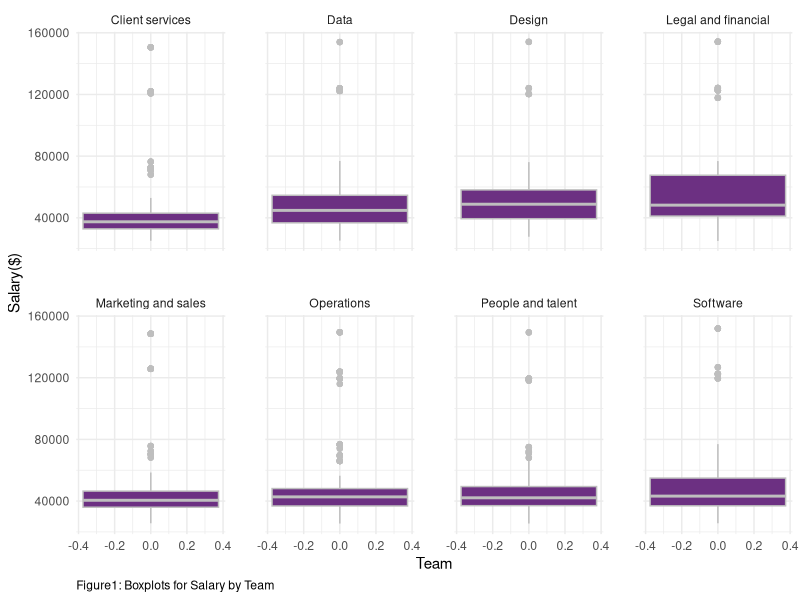
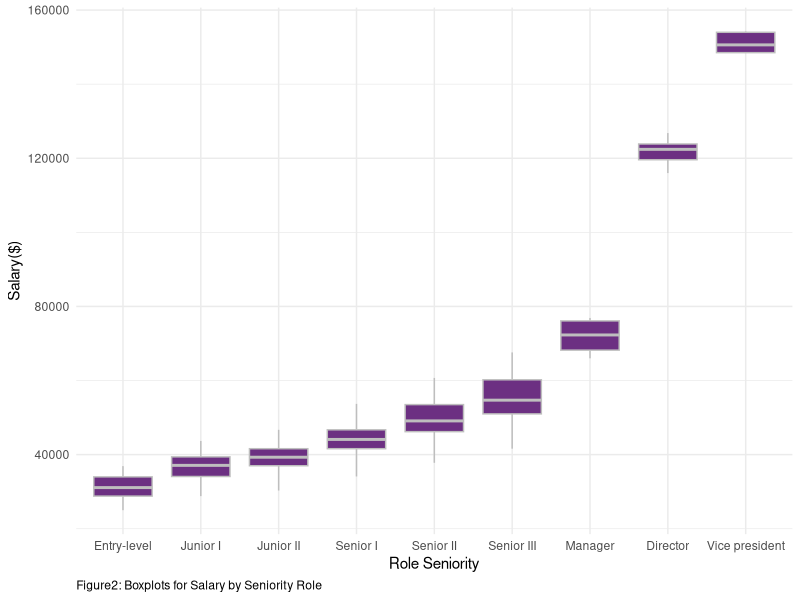
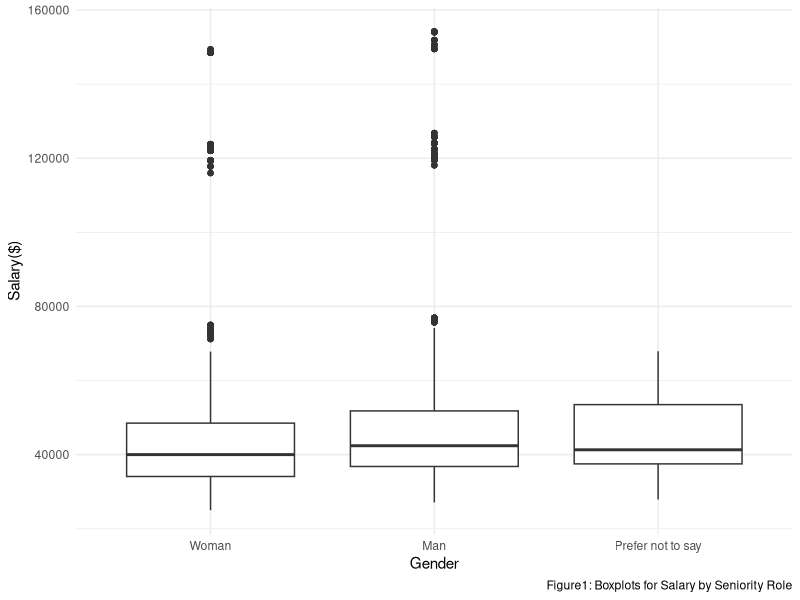
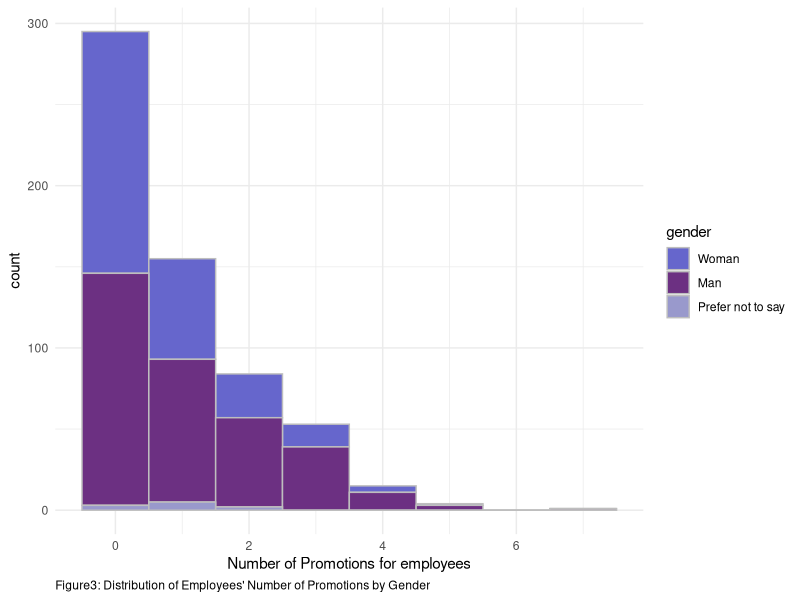
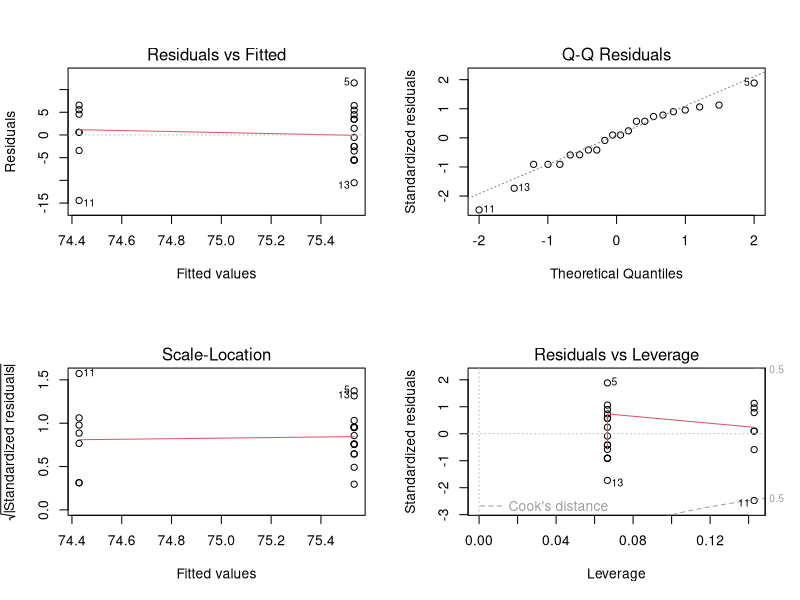
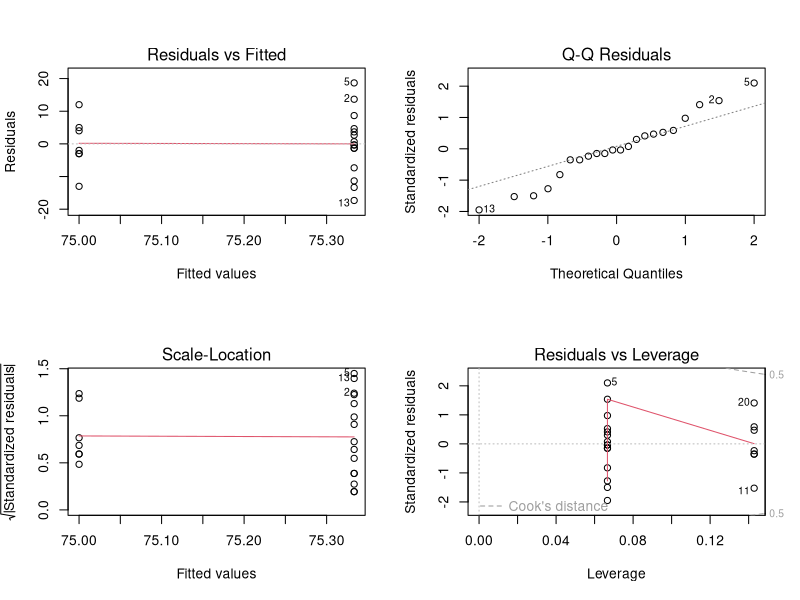
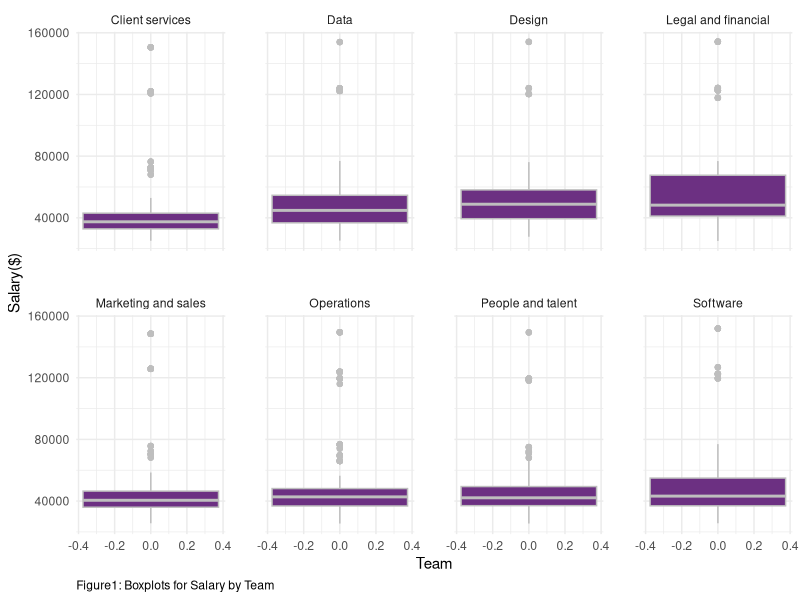
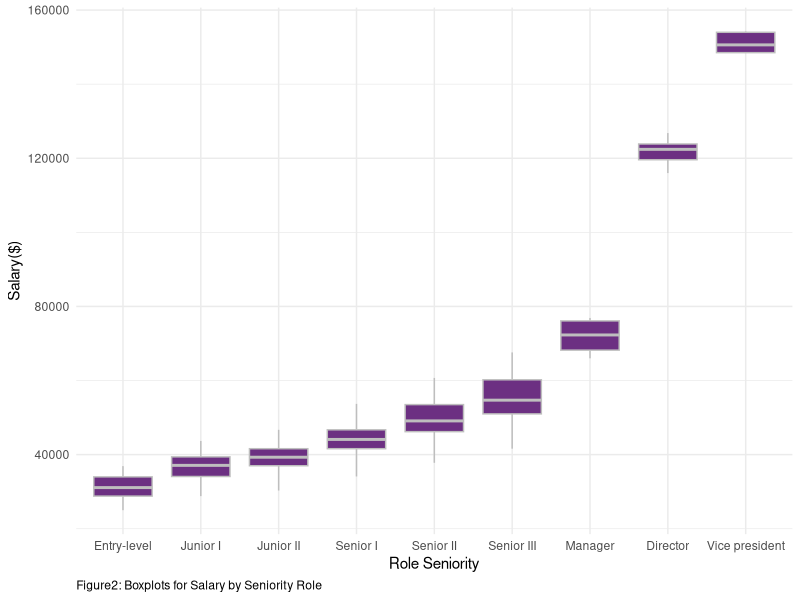

The R script that drew these images, in order:
## ---- chunk 1
library(tidyverse)
library(lme4)
library(mgcv)
library(kableExtra)
#install.packages("gridExtra")
library(gridExtra)
# this should supress all code and messages
knitr::opts_chunk$set(include=FALSE)
## ---- chunk 2
############################################################################################################
#DATA CLEANING PART
############################################################################################################

# read in the data
black_saber_current_employees <- read_csv("data/black-saber-current-employees.csv")

#change salary varaible from characters to doubles
black_saber_current_employees_cleaned <- black_saber_current_employees %>% 
  mutate(salary = str_extract_all(salary, "\\d+,\\d+")) %>% #only extracting the number part(i.e., remove $)
  mutate(salary = str_remove_all(salary, ",")) %>% # remove comma(,)
  mutate(salary = as.numeric(salary)) %>% #change to doubles
  #changing the orders of role as hierarchy, rather than alphabetical order(see below note)
  mutate(role_seniority = fct_relevel(role_seniority, "Manager", after = 7)) %>% 
  mutate(role_seniority = fct_relevel(role_seniority, "Director", after = 7)) %>%
  #changing the orders of gender for clairty in explanation for promotion analaysis part
  mutate(gender = fct_relevel(gender, "Woman", after = 0))

#NOTES
#(Before changing): Director Entry-level Junior I Junior II Manager Senior I Senior II Senior III Vice president
#(After chaning): “Entry-level”,“Junior I”,“JuniorII”,“Senior I”,“Senior II”,“Senior III”,“Manager”, “Director”,“Vicepresident” 

## ---- chunk 3
#########################################################################################################
#EXPLORATORY ANALYSIS
#########################################################################################################
# create a visualisation (a boxplot to see if teams have systematic differences in their salary)
#some teams might be more important to the company 
#e.g., bc it is a software company, software team might be more valuable to the company and thus receive higher salary, yet this is fair in the sense that the Gideon wants salary based on "talent and value to the company”)

my_plot_salary_by_role_team <- black_saber_current_employees_cleaned %>% 
  ggplot(aes(y = salary)) +
  facet_wrap(~team, nrow = 2) +
  geom_boxplot(colour = "grey", fill = "#6C3082") +
  theme_minimal() +
  labs(x = "Team", y= "Salary($)", caption = "Figure1: Boxplots for Salary by Team") + 
  theme(panel.spacing = unit(2, "lines")) +
  theme(plot.caption = element_text(hjust = 0))

my_plot_salary_by_role_team
ggsave("images/salary_boxplot_team.png", width = 6, height = 3.5)

## ---- chunk 4

#exploring whether there is difference in salary by roles.
#there should be difference, since higher the role, the more salary people earn since they are more valuable to the company

my_plot_salary_by_role <- black_saber_current_employees_cleaned %>% 
  ggplot(aes(x = role_seniority, y = salary)) +
  geom_boxplot(colour = "grey", fill = "#6C3082") +
  theme_minimal() +
  labs(x="Role Seniority", y= "Salary($)", caption = "Figure2: Boxplots for Salary by Seniority Role") +
  theme(plot.caption = element_text(hjust = 0))

my_plot_salary_by_role
ggsave("images/salary_boxplot_role.png", width = 6, height = 3)

#side note: does follow the seniority trend, which is Least senior to most senior: “Entry-level”,“Junior I”,“JuniorII”,“Senior I”,“Senior II”,“Senior III”,“Manager”, “Director”,“Vicepresident”

## ---- chunk 5
#########################################################################################################

#exploring whether there is gender difference in salary
my_plot_salary_by_gender <- black_saber_current_employees_cleaned %>% 
  ggplot(aes(x = gender, y = salary)) +
  geom_boxplot() +
  theme_minimal() +
  labs(x = "Gender", y= "Salary($)", caption = "Figure1: Boxplots for Salary by Seniority Role")
  
my_plot_salary_by_gender
#result(interpretation of the plot): Gender does not seem to have fixed effect on salary. In other words, no gender bias, which is good considering EDI (but when doing model comparison, we will see whether such is true numerically)

ggsave("images/salary_boxplot_gender.png", width = 6, height = 4)

#########ONE-WAY ANOVA ON SALARY AND GENDER AS GROUP####################

lmod_gender <- lm(salary ~ gender, data = black_saber_current_employees_cleaned)
#summary(lmod_gender)
#HOWEVER, UNLIKE THE VISUALIZATION, THERE WAS A SIGNIFICANT DIFFERENCE IN GENDER! THERE MIGHT BE GENDER BIAS IN SALARY(we will see this in model fitting part)

## ---- chunk 6
#########################################################################################################
#MODEL FITTING
#########################################################################################################

#fitting a linear mixed model while setting financial quarter (financial_q)
#rationale: in some quarters, the company earns a lot of money and so all employees earn more money in that quarter, but when the quarter is not good, all earn less money.

salary_lmer <- lmer(salary ~ gender + team + role_seniority + leadership_for_level + productivity + (1|financial_q), data = black_saber_current_employees_cleaned)
#summary(salary_lmer)

#cannot take face-value to whether team has systematic difference and so just to check, we added this model without team so that when we compare it with salary_lmer, we can know whether we must include team or not fpre better prediction.
salary_lmer_no_team <- lmer(salary ~ gender + role_seniority + leadership_for_level + productivity + (1|financial_q), data = black_saber_current_employees_cleaned)
#summary(salary_lmer)

salary_lmer_no_gender <- lmer(salary ~ team + role_seniority + leadership_for_level + productivity + (1|financial_q), data = black_saber_current_employees_cleaned)
#summary(salary_lmer_no_gender)

## ---- chunk 7
#########################################################################################################
#MODEL COMPARISION TEST
#########################################################################################################


#THIS TEST CONFIRMS THAT THERE IS A GENDER BIAS IN SALARY
lmtest::lrtest(salary_lmer, salary_lmer_no_gender)
#conclusion: indeed, becuase the p-value is significant, simpler model does NOT explain better than complex model = should include gender to have better predictive ability...

## ---- chunk 8
#This test confirms that we need team as predictor
lmtest::lrtest(salary_lmer, salary_lmer_no_team)
## ---- chunk 9
salary_table <- cbind(Estimate = summary(salary_lmer)$coef[,1])
kable(round(salary_table[1:3,],4), col.names = c("Estimate"), caption = "Partial Table of Coefficient Estimates for Each Gender", booktabs = TRUE, valign = "t", format = "pandoc") %>%
  kable_styling(latex_options = "scale_down")
## ---- chunk 10
############################################################################################################
#DATA CLEANING PART
############################################################################################################
# create a variable called promotion count that keeps track of the number of times
# each employee got promoted
employee_data <- black_saber_current_employees_cleaned %>%
  mutate(employee_role = as.numeric(role_seniority)) %>%
  select(employee_id, employee_role) %>%
  group_by(employee_id)%>%
  mutate(initial_role=min(employee_role)) %>%
  mutate(current_role=max(employee_role)) %>%
  mutate(promotion_count = current_role - initial_role) %>%
  select(employee_id, promotion_count) %>%
  unique()

# `work_period` variable counts how many financial quarters each employee has gone through
# this gives us an idea of how long each employee has been working at the company
working_period <- black_saber_current_employees_cleaned %>%
  group_by(employee_id) %>%
  summarise(work_period = n())

# create a new variable called `employee_role` which saves role_seniority as numbers and
# create another variable called `initial_role` that indicates the initial role of the employee
role_seniority_data <- black_saber_current_employees_cleaned %>% 
  mutate(employee_role = as.numeric(role_seniority)) %>%
  select(employee_id, employee_role) %>%
  unique()%>%
  group_by(employee_id)%>%
  mutate(initial_role=min(employee_role)) %>%
  mutate(current_role=max(employee_role))

# data that only contains the most recent (2020 Q4) information on each employee
promotion_data <- full_join(black_saber_current_employees_cleaned, employee_data) %>%
  left_join(working_period) %>%
  mutate(year = as.numeric(str_extract_all(financial_q, "\\d+\\d+"))) %>%
  mutate(quarter = as.numeric(substr(financial_q,7,7))) %>% 
  group_by(employee_id) %>%
  mutate(recent_year = max(year)) %>%
  filter(year == recent_year) %>%
  mutate(recent_quarter = max(quarter)) %>%
  filter(quarter == recent_quarter) %>%
  right_join(y = role_seniority_data) %>% 
  filter(employee_role == current_role) %>% 
  select(-c(year, quarter, recent_year, recent_quarter, current_role, employee_role, initial_role))

## ---- chunk 11
#########################################################################################################
#EXPLORATORY ANALYSIS
#########################################################################################################

# proportion of different numbers of promotion
prop.table(table(promotion_data$promotion_count))

# mean number of promotions
mean(promotion_data$promotion_count)
sd(promotion_data$promotion_count)
## ---- chunk 12

promotion_count_by_gender_plot <- promotion_data %>% 
  ggplot(aes(x = promotion_count, fill = gender)) +
  geom_histogram(colour = "grey", binwidth= 1) +
  theme_minimal() +
  labs(x = "Number of Promotions for employees", caption = "Figure3: Distribution of Employees' Number of Promotions by Gender") + 
  scale_fill_manual(values=c("#6666CC", "#6C3082","#9999CC")) +
  theme(plot.caption = element_text(hjust = 0))

promotion_count_by_gender_plot
ggsave("images/promotion_count_by_gender_plot.png", width = 6, height = 4)
## ---- chunk 13
########################################################################################################
# Assumption check
########################################################################################################

mean_variance_model <- promotion_data %>% 
  group_by(gender) %>% 
  summarise(mean = mean(promotion_count), var = round(sd(promotion_count)^2,1))

## ---- chunk 14
#########################################################################################################
#MODEL FITTING
#########################################################################################################
# test model to see if gender, leadership level and productivity of each employee affect their number of promotions
# (offset: account for different work periods for the employees, while allowing for counts to still be the response.)

# model with covariates gender, leadership and productivity
mod1 <- glm(promotion_count ~ gender + leadership_for_level + productivity, family = poisson, offset = log(work_period), data = promotion_data)
# model with covariates leadership and productivity only
mod2 <- glm(promotion_count ~ leadership_for_level + productivity, family = poisson, offset = log(work_period), data = promotion_data)
# model with covariates gender, leadership, productivity, salary, and role_seniority
mod3 <- glm(promotion_count ~ gender + leadership_for_level + productivity + salary + role_seniority, family = poisson, offset = log(work_period), data = promotion_data)
# model with covariates leadership, productivity, salary, and role_seniority only
mod4 <- glm(promotion_count ~ leadership_for_level + productivity + salary + role_seniority, family = poisson, offset = log(work_period), data = promotion_data)

# compare models with common covariates of leadership and productivity, with and without gender
anova(mod1, mod2, test = "Chisq")
# more complex model with gender is better

# compare models with common covariates of leadership, productivity, salary, and role_seniority, with and without gender
anova(mod3, mod4, test = "Chisq")
# more complex model with gender is better

# compare the two preferable models from the previous tests to determine the final model
anova(mod1, mod3, test = "Chisq")
# strong evidence against the hypothesis that the simpler model fits the data just well
## ---- chunk 15
table <- cbind(Estimate = summary(mod3)$coef[,1],
               confint(mod3))
kable(round(table,4), caption = "Estimates with 95% confidence intervals", booktabs = TRUE, valign = "t", format = "pandoc") %>%
  kable_styling(latex_options = "scale_down")
## ---- chunk 16
#########################################################################################################
#DATA CLEANING PART
#########################################################################################################

# read in the data
phase1_applicants <- read.csv("data/phase1-new-grad-applicants-2020.csv")
phase2_applicants <- read.csv("data/phase2-new-grad-applicants-2020.csv")
phase3_applicants <- read.csv("data/phase3-new-grad-applicants-2020.csv")
final_hired <- read.csv("data/final-hires-newgrad_2020.csv")

#make new variable which tells whether applicant is accepted for each phase or not
#add gender if the dataset doesn't have
final_hired_cleaned <- final_hired %>% 
  mutate(hired = 1)

phase3_applicants_cleaned <- phase3_applicants %>% 
  full_join(final_hired_cleaned) %>% 
  mutate(hired = replace_na(hired, 0)) %>% 
  left_join(phase2_applicants) %>% 
  select(applicant_id : hired, gender) %>% 
  mutate(gender = fct_relevel(gender, "Woman", after = 0)) %>% 
  mutate(hired_word = case_when(hired == 0 ~ "Fail", 
                                         hired == 1 ~ "Pass")) %>% 
  mutate(phase2accepted = 1)

phase2_applicants_cleaned <- phase2_applicants %>% 
  full_join(phase3_applicants_cleaned) %>% 
  mutate(phase2accepted = replace_na(phase2accepted, 0)) %>% 
  select(applicant_id, gender, technical_skills:speaking_skills, phase2accepted) %>%
  mutate(gender = fct_relevel(gender, "Woman", after = 0)) %>% 
  mutate(phase2accepted_word = case_when(phase2accepted == 0 ~ "Fail", 
                                         phase2accepted == 1 ~ "Pass")) %>% 
  mutate(phase1accepted = 1) # %>% 
  #filter(gender != "Prefer not to say")

phase1_applicants_cleaned <- phase1_applicants %>% 
  full_join(phase2_applicants_cleaned) %>% 
  select(applicant_id:work_experience, phase1accepted) %>% 
  mutate(phase1accepted = replace_na(phase1accepted, 0)) %>%
  mutate(gender = fct_relevel(gender, "Woman", after = 0)) %>% 
  mutate(phase1accepted_word = case_when(phase1accepted == 0 ~ "Fail",
                                         phase1accepted == 1 ~ "Pass"))

phase2_applicants_cleaned <- filter(phase2_applicants_cleaned, gender != "Prefer not to say")
## ---- chunk 17
#########################################################################################################
#EXPLORATORY ANALYSIS
#########################################################################################################

#proportion of female
sum(phase1_applicants$gender == "Woman") / nrow(phase1_applicants)
sum(phase1_applicants$gender == "Prefer not to say") / nrow(phase1_applicants)
sum(phase2_applicants_cleaned$phase2accepted ==1) / nrow(phase2_applicants_cleaned)

# create a visualisation (a boxplot to see if gender has systematic differences in their phase approved)

#stacked bar chart that displays the proportion of applicants with each accepted group, for each gender
bar_proportion_phase1 <- ggplot(data = phase1_applicants_cleaned, aes(x = gender, fill = phase1accepted_word)) +
  geom_bar(position = "fill") +
  scale_fill_manual(values=c("#9999CC", "#6C3082")) +
  theme_minimal() +
  labs(title = "Pass Rate in Phase 1 by Gender",
       x = "Gender", y = "Approved Proportion") + 
  theme(legend.position = "none")

bar_proportion_phase2 <- ggplot(data = phase2_applicants_cleaned, aes(x = gender, fill = phase2accepted_word)) +
  geom_bar(position = "fill") +
  scale_fill_manual(values=c("#9999CC", "#6C3082")) +
  theme_minimal() +
  labs(title = "Pass Rate in Phase 2 by Gender",
       x = "Gender", y = "Approved Proportion") +
  theme(legend.title = element_blank())

bar_proportion_phase1_2 <- arrangeGrob(bar_proportion_phase1, bar_proportion_phase2, ncol=2)
ggsave(file="images/hiring_barchart_gender.png", bar_proportion_phase1_2)

box_interviewer1 <- ggplot(phase3_applicants_cleaned, aes(x = gender, y = interviewer_rating_1)) +
  geom_boxplot() +
  ylim(55, 95) +
  theme_minimal() +
  labs(title = "interviewer1 scores by Gender", x = "Gender", y= "rating") +
  theme(plot.title = element_text(hjust = 0.5))
  
box_interviewer2 <- ggplot(phase3_applicants_cleaned, aes(x = gender, y = interviewer_rating_2)) +
  geom_boxplot() +
  ylim(55, 95) +
  theme_minimal() +
  labs(title = "interviewer2 scores by Gender", x = "Gender", y= "rating") +
  theme(plot.title = element_text(hjust = 0.5))

box_proportion_interviewer1_2 <- arrangeGrob(box_interviewer1, box_interviewer2, ncol=2)
ggsave(file="images/hiring_boxplot_gender.png", box_proportion_interviewer1_2)
## ---- chunk 18
#########################################################################################################
#MODEL FITTING
#########################################################################################################

#use generalized linear model since all variables take large part of grades

#model where gender is only predictor
phase1_gender <- glm(phase1accepted ~ gender, family = binomial, data = phase1_applicants_cleaned)
confint(phase1_gender)

#generalized linear model with all variables except for gender
phase1_glm_no_gender <- glm(phase1accepted ~ team_applied_for + cover_letter + cv+ gpa + extracurriculars + work_experience, family = binomial(link = "logit"), data = phase1_applicants_cleaned)

#generalized linear model with all variables including gender
phase1_glm <- glm(phase1accepted ~ team_applied_for + cover_letter + cv+ gpa + gender +  extracurriculars + work_experience, family = binomial(link = "logit"), data = phase1_applicants_cleaned)

#deviance test to know including gender is better
drop_in_deviance <- anova(phase1_glm_no_gender, phase1_glm, test = "Chisq")
drop_in_deviance
## ---- chunk 19
#model where gender is only predictor
phase2_gender <- glm(phase2accepted ~ gender, family = binomial, data = phase2_applicants_cleaned)
confint(phase2_gender)

#generalized linear model with all variables except for gender
phase2_glm_no_gender <- glm(phase2accepted ~ technical_skills + writing_skills + speaking_skills + leadership_presence , family = binomial(link = "logit"), data = phase2_applicants_cleaned)

#generalized linear model with all variables including gender
phase2_glm <- glm(phase2accepted ~ technical_skills + writing_skills + speaking_skills + leadership_presence + gender, family = binomial(link = "logit"), data = phase2_applicants_cleaned)

#deviance test to know including gender is better
drop_in_deviance <- anova(phase2_glm_no_gender, phase2_glm, test = "Chisq")
drop_in_deviance
## ---- chunk 20
#Simple linear model with gender covariate for interviewer 1
phase3_interviewer1 <- lm(interviewer_rating_1 ~ gender, data = phase3_applicants_cleaned)
confint(phase3_interviewer1)

#Simple linear model with gender covariate for interviewer 2
phase3_interviewer2 <- lm(interviewer_rating_2 ~ gender, data = phase3_applicants_cleaned)
confint(phase3_interviewer2)

#Checking assumption
par(mfrow=c(2,2))
plot(phase3_interviewer1)
par(mfrow=c(2,2))
plot(phase3_interviewer2)
